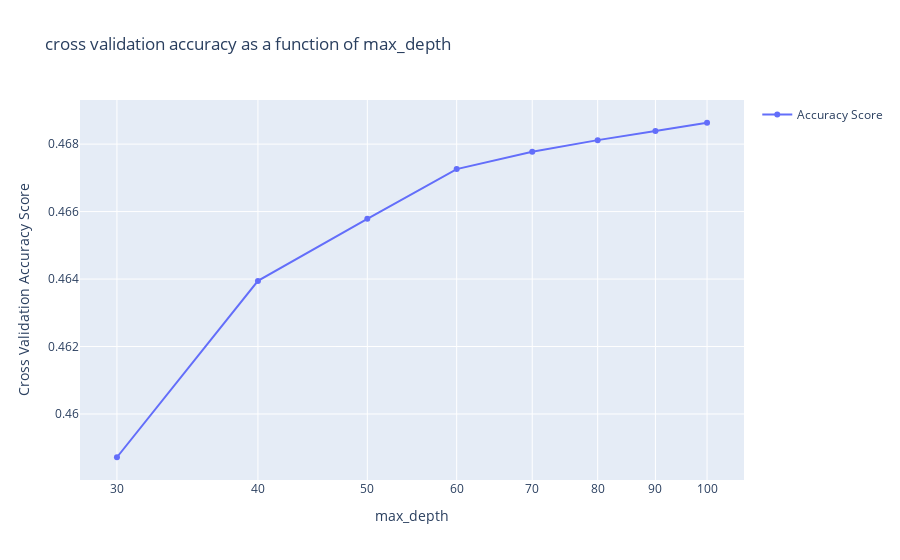

This figure's notebook cell:
### Code cell
fig = px.line(title='cross validation accuracy as a function of max_depth', x=np.arange(30,110,10), y=cv_scores)

fig.update_traces(mode='markers+lines')

fig.update_xaxes(title_text="max_depth", type="log")
fig.update_yaxes(title_text="Cross Validation Accuracy Score")

fig.data[0].name="Accuracy Score"
#fig.data[1].name="Testing Scores"
fig.update_traces(mode='markers+lines', showlegend=True)

fig.show()

### Figure 1 — Plotly figure (JSON) as saved in the notebook; plotly's stock layout.template omitted (floating-point values rounded to 4 significant figures)
{"data": [{"hovertemplate": "x=%{x}<br>y=%{y}<extra></extra>", "legendgroup": "", "line": {"color": "#636efa", "dash": "solid"}, "mode": "markers+lines", "name": "Accuracy Score", "orientation": "v", "showlegend": true, "type": "scatter", "x": [30, 40, 50, 60, 70, 80, 90, 100], "xaxis": "x", "y": [0.4587, 0.4639, 0.4658, 0.4673, 0.4678, 0.4681, 0.4684, 0.4686], "yaxis": "y"}], "layout": {"autosize": true, "legend": {"tracegroupgap": 0}, "title": {"text": "cross validation accuracy as a function of max_depth"}, "xaxis": {"anchor": "y", "autorange": true, "domain": [0, 1], "range": [1.445, 2.033], "title": {"text": "max_depth"}, "type": "log"}, "yaxis": {"anchor": "x", "autorange": true, "domain": [0, 1], "range": [0.4579, 0.4695], "title": {"text": "Cross Validation Accuracy Score"}, "type": "linear"}}}
